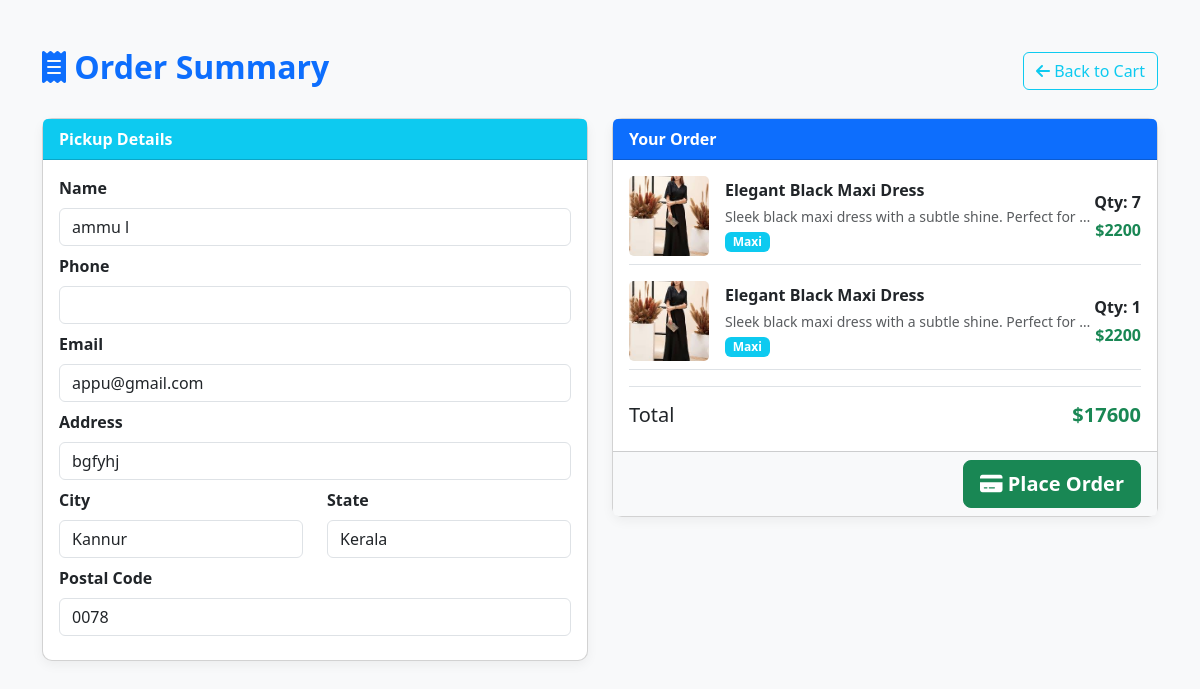
The page /summary (signed in) on the database its author committed.
### user/models.py (models this page shows)
class reg(models.Model):
    user=models.OneToOneField(User,on_delete=models.CASCADE)
    address=models.TextField()
    city=models.CharField(max_length=18)
    postalcode=models.CharField(max_length=4)
    state=models.CharField(max_length=18)

class cart(models.Model):
    customerid=models.ForeignKey(User,on_delete=models.CASCADE)
    productid=models.ForeignKey(product,on_delete=models.CASCADE)
    count=models.IntegerField()
    price=models.IntegerField()

### manager/models.py (models this page shows, shortened)
class product(models.Model):
    name=models.CharField(max_length=20)
    size=models.CharField(max_length=20)
    fabric=models.CharField(max_length=20)
    description=models.TextField()
    listprice=models.FloatField()
    price=models.FloatField()
    price50=models.FloatField()
    price100=models.FloatField()
    categoryid=models.ForeignKey(category,on_delete=models.CASCADE)
    image=models.FileField(upload_to='media')

class category(models.Model):
    cname=models.CharField(max_length=100)

### user/views.py (the view)
# urls.py: path('summary',views.summary,name='summary'),
def summary(request):
    id=request.user.id
    carttb=cart.objects.filter(customerid_id=id)
    cid=carttb[0].customerid
    v=reg.objects.filter(user_id=cid)
    grand=0
    for c in carttb:
        total=(c.count)*(c.price)
        grand=grand+total
    p={'v':v ,'n':carttb,'gr':grand}
    return render(request,'user/summary.html',p)

### template/user/summary.html (shortened to what this page needs)
{% load static %}
<!DOCTYPE html>
<html lang="en">
<head>
<link href="https://cdn.jsdelivr.net/npm/bootstrap@5.3.3/dist/css/bootstrap.min.css" rel="stylesheet">
<link href="https://cdnjs.cloudflare.com/ajax/libs/font-awesome/6.4.2/css/all.min.css" rel="stylesheet">
</head>
<body>
<div class="container mt-5">
    <div class="d-flex justify-content-between align-items-center mb-4">
        <h2 class="text-primary fw-bold"><i class="fa-solid fa-receipt"></i> Order Summary</h2>
        <a href="{% url 'viewcart' %}" class="btn btn-outline-info">
            <i class="fa-solid fa-arrow-left"></i> Back to Cart
        </a>
    </div>
    <div class="row">
        {% for i in v %}
        <div class="col-md-6 mb-4">
            <div class="card">
                <div class="card-header bg-info text-white">
                    Pickup Details
                </div>
                <div class="card-body">
                    <form id="pickupForm">
                        <div class="mb-2">
                            <label class="form-label fw-semibold">Name</label>
                            <input type="text" class="form-control" value="{{ i.user.first_name }} {{ i.user.last_name }}" name="name" required>
                        </div>
                        <div class="mb-2">
                            <label class="form-label fw-semibold">Phone</label>
                            <input type="text" class="form-control" id="phone" name="phone" required>
                        </div>
                        <div class="mb-2">
                            <label class="form-label fw-semibold">Email</label>
                            <input type="email" class="form-control" value="{{ i.user.email }}" name="email" required>
                        </div>
                        <div class="mb-2">
                            <label class="form-label fw-semibold">Address</label>
                            <input type="text" class="form-control" value="{{ i.address }}" name="address" required>
                        </div>
                        <div class="row">
                            <div class="col-md-6 mb-2">
                                <label class="form-label fw-semibold">City</label>
                                <input type="text" class="form-control" value="{{ i.city }}" name="city" required>
                            </div>
                            <div class="col-md-6 mb-2">
                                <label class="form-label fw-semibold">State</label>
                                <input type="text" class="form-control" value="{{ i.state }}" name="state" required>
                            </div>
                        </div>
                        <div class="mb-2">
                            <label class="form-label fw-semibold">Postal Code</label>
                            <input type="text" class="form-control" value="{{ i.postalcode }}" name="postalcode" required>
                        </div>
                    </form>
                </div>
            </div>
        </div>
        <div class="col-md-6 mb-4">
            <div class="card">
                <div class="card-header bg-primary text-white">
                    Your Order
                </div>
                <div class="card-body">
                    {% for m in n %}
                    <div class="d-flex align-items-center mb-3 border-bottom pb-2">
                        <div class="me-3">
                            {% if m.productid.image %}
                                <img src="{{ m.productid.image.url }}" class="product-img" alt="{{ m.productid.name }}">
                            {% else %}
                                <img src="{% static 'no-image.png' %}" class="product-img" alt="No Image">
                            {% endif %}
                        </div>
                        <div class="flex-grow-1">
                            <h6 class="fw-semibold mb-1">{{ m.productid.name }}</h6>
                            <small class="text-muted">{{ m.productid.description|truncatewords:10 }}</small><br>
                            <span class="badge bg-info">{{ m.productid.categoryid.cname }}</span>
                        </div>
                        <div class="text-end">
                            <p class="mb-1 fw-semibold">Qty: {{ m.count }}</p>
                            <p class="mb-0 fw-bold text-success">${{ m.price }}</p>
                        </div>
                    </div>
                    {% endfor %}
                    <div class="d-flex justify-content-between mt-3 pt-3 border-top">
                        <h5>Total</h5>
                        <h5 class="text-success fw-bold">${{ gr }}</h5>
                    </div>
                </div>
                <div class="card-footer text-end bg-light">
                    <form action="{% url 'checkout' %}" method="post">
                        <button type="submit" class="btn btn-success btn-lg fw-bold">
                            <i class="fa-solid fa-credit-card"></i> Place Order
                        </button>
                    </form>
                </div>
            </div>
        </div>
        {% endfor %}
    </div>
</div>
</body>
</html>

### template/user/summary.html (style rules this page uses)
body { background-color: #f8f9fa; }
.card { border-radius: 10px; box-shadow: 0 0.25rem 0.75rem rgba(0,0,0,.05); }
.card-header { font-weight: 600; }
.product-img { width: 80px; height: 80px; object-fit: cover; border-radius: 5px; }

### rows shown on the page
reg: name "ammu l", email "appu@gmail.com", address "bgfyhj", city "Kannur", state "Kerala", postalcode "0078", gr "17600"
cart: productid.image (picture), productid.name "Elegant Black Maxi Dress", productid.description "Sleek black maxi dress with a subtle shine. Perfect for …", productid.categoryid.cname "Maxi", count "7", price "2200"
cart: productid.image (picture), productid.name "Elegant Black Maxi Dress", productid.description "Sleek black maxi dress with a subtle shine. Perfect for …", productid.categoryid.cname "Maxi", count "1", price "2200"
